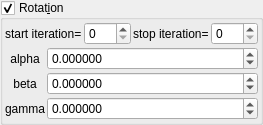
    <widget class="MyGroupBox" name="groupCheck_transf_function_enabledR_false">
     <property name="toolTip">
      <string/>
     </property>
     <property name="title">
      <string>Rotat&amp;ion</string>
     </property>
     <property name="checkable">
      <bool>true</bool>
     </property>
     <layout class="QVBoxLayout" name="verticalLayout_32" stretch="0,0">
      <property name="spacing">
       <number>2</number>
      </property>
      <property name="leftMargin">
       <number>2</number>
      </property>
      <property name="topMargin">
       <number>2</number>
      </property>
      <property name="rightMargin">
       <number>2</number>
      </property>
      <property name="bottomMargin">
       <number>2</number>
      </property>
      <item>
       <layout class="QHBoxLayout" name="horizontalLayout_14" stretch="0,1,0,1">
        <property name="topMargin">
         <number>0</number>
        </property>
        <item>
         <widget class="QLabel" name="label_250">
          <property name="text">
           <string>start iteration=</string>
          </property>
         </widget>
        </item>
        <item>
         <widget class="MySpinBox" name="spinboxInt_transf_start_iterations_R">
          <property name="sizePolicy">
           <sizepolicy hsizetype="Minimum" vsizetype="Maximum">
            <horstretch>0</horstretch>
            <verstretch>0</verstretch>
           </sizepolicy>
          </property>
          <property name="maximum">
           <number>999</number>
          </property>
         </widget>
        </item>
        <item>
         <widget class="QLabel" name="label_251">
          <property name="text">
           <string>stop iteration=</string>
          </property>
         </widget>
        </item>
        <item>
         <widget class="MySpinBox" name="spinboxInt_transf_stop_iterations_R">
          <property name="sizePolicy">
           <sizepolicy hsizetype="Minimum" vsizetype="Maximum">
            <horstretch>0</horstretch>
            <verstretch>0</verstretch>
           </sizepolicy>
          </property>
          <property name="maximum">
           <number>999</number>
          </property>
         </widget>
        </item>
       </layout>
      </item>
      <item>
       <layout class="QGridLayout" name="gridLayout_13" columnstretch="0,1">
        <property name="spacing">
         <number>2</number>
        </property>
        <item row="2" column="1">
         <widget class="MyDoubleSpinBox" name="spinboxd3_transf_rotation_z">
          <property name="sizePolicy">
           <sizepolicy hsizetype="Minimum" vsizetype="Maximum">
            <horstretch>0</horstretch>
            <verstretch>0</verstretch>
           </sizepolicy>
          </property>
          <property name="prefix">
           <string/>
          </property>
          <property name="suffix">
           <string/>
          </property>
          <property name="decimals">
           <number>6</number>
          </property>
          <property name="minimum">
           <double>-36000.000000000000000</double>
          </property>
          <property name="maximum">
           <double>36000.000000000000000</double>
          </property>
          <property name="singleStep">
           <double>1.000000000000000</double>
          </property>
         </widget>
        </item>
        <item row="0" column="0">
         <widget class="QLabel" name="label_39">
          <property name="text">
           <string notr="true">alpha</string>
          </property>
          <property name="alignment">
           <set>Qt::AlignCenter</set>
          </property>
         </widget>
        </item>
        <item row="1" column="0">
         <widget class="QLabel" name="label_40">
          <property name="text">
           <string notr="true">beta</string>
          </property>
          <property name="alignment">
           <set>Qt::AlignCenter</set>
          </property>
         </widget>
        </item>
        <item row="1" column="1">
         <widget class="MyDoubleSpinBox" name="spinboxd3_transf_rotation_y">
          <property name="sizePolicy">
           <sizepolicy hsizetype="Minimum" vsizetype="Maximum">
            <horstretch>0</horstretch>
            <verstretch>0</verstretch>
           </sizepolicy>
          </property>
          <property name="prefix">
           <string/>
          </property>
          <property name="suffix">
           <string/>
          </property>
          <property name="decimals">
           <number>6</number>
          </property>
          <property name="minimum">
           <double>-36000.000000000000000</double>
          </property>
          <property name="maximum">
           <double>36000.000000000000000</double>
          </property>
          <property name="singleStep">
           <double>1.000000000000000</double>
          </property>
         </widget>
        </item>
        <item row="2" column="0">
         <widget class="QLabel" name="label_41">
          <property name="text">
           <string notr="true">gamma</string>
          </property>
          <property name="alignment">
           <set>Qt::AlignCenter</set>
          </property>
         </widget>
        </item>
        <item row="0" column="1">
         <widget class="MyDoubleSpinBox" name="spinboxd3_transf_rotation_x">
          <property name="sizePolicy">
           <sizepolicy hsizetype="Minimum" vsizetype="Maximum">
            <horstretch>0</horstretch>
            <verstretch>0</verstretch>
           </sizepolicy>
          </property>
          <property name="prefix">
           <string/>
          </property>
          <property name="suffix">
           <string/>
          </property>
          <property name="decimals">
           <number>6</number>
          </property>
          <property name="minimum">
           <double>-36000.000000000000000</double>
          </property>
          <property name="maximum">
           <double>36000.000000000000000</double>
          </property>
          <property name="singleStep">
           <double>1.000000000000000</double>
          </property>
         </widget>
        </item>
       </layout>
      </item>
     </layout>
    </widget>
